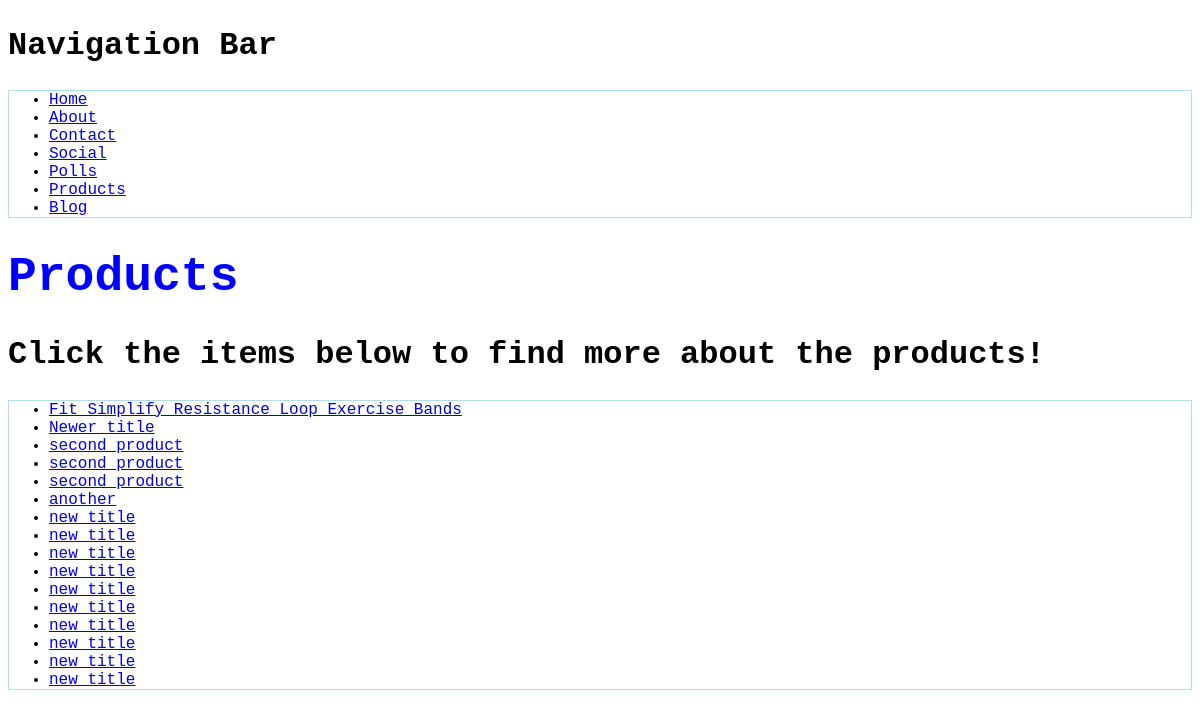
Before: /products/ with the older database file.
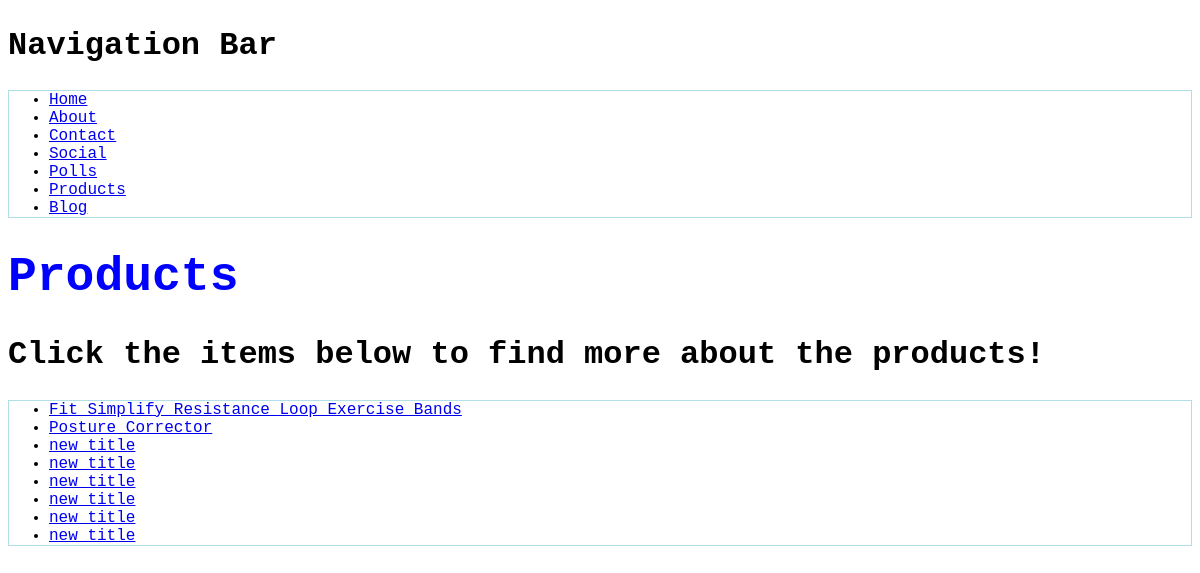
After: the same page with the newer database file.
### products/models.py (models this page shows)
class Product(models.Model):
    title = models.CharField(max_length=120)
    description = models.TextField(blank = True, null = True)
    price = models.DecimalField(decimal_places=2, max_digits=10000)
    summary = models.TextField(blank = False, null = False)
    featured = models.BooleanField(default=True) #null = True, default
    image = models.ImageField(upload_to = 'gallery', default='gallery/FitSimplify.jpg')
    url = models.URLField(default= "https://www.google.com/")
    def get_absolute_url(self):
        return reverse("products:product-detail", kwargs ={"id":self.id})

### products/views.py (the view)
# urls.py: path('', product_list_view, name = 'product-list')
def product_list_view(request):
    queryset = Product.objects.all()
    context = {
       "object_list" : queryset
    }
    return render(request, "products/product_list.html", context)

### products/templates/products/product_list.html
{% extends 'base.html' %}
{% block content %}
    <h1> Products</h1>
    <h2> Click the items below to find more about the products!</h2>
    <ul>
    {% for instance in object_list %}
        <li><a href = '{{ instance.get_absolute_url }}'>{{ instance.title}}</a></li>
    {% endfor %}
    </ul>
{% endblock %}

### templates/base.html (shortened to what this page needs)
<!DOCTYPE html>
<html lang="en">
<head>
</head>
<body>
    <h2>Navigation Bar</h2>
    {% include 'navbar.html' %}
    {% load static %}
    <link rel="stylesheet" type="text/css" href="{% static 'Blog/style.css' %}">
    {% block content %}{% endblock %}
</body>
</html>

### templates/navbar.html
<nav>
    <ul>
      <li><a href="http://127.0.0.1:8000/">Home</a></li>
      <li><a href="http://127.0.0.1:8000/about">About</a></li>
      <li><a href="http://127.0.0.1:8000/contact">Contact</a></li>
      <li><a href="http://127.0.0.1:8000/social">Social</a></li>
      <li><a href="http://127.0.0.1:8000/polls">Polls</a></li>
      <li><a href="http://127.0.0.1:8000/products">Products</a></li>
      <li><a href="http://127.0.0.1:8000/Blog">Blog</a></li>
    </ul>
</nav>

### Blog/static/Blog/style.css (style rules this page uses)
h1 { font-family: courier; color: blue; font-size: 300%; }
h2 { font-family: courier; font-size: 200%; }
ul { border: 1px solid powderblue; }
li { font-family: courier; }

Changed rows visible on the page:
removed Product: title "Newer title"
removed Product: title "second product"
removed Product: title "second product"
removed Product: title "second product"
removed Product: title "another"
removed Product: title "new title"
removed Product: title "new title"
removed Product: title "new title"
removed Product: title "new title"
added Product: title "Posture Corrector"
